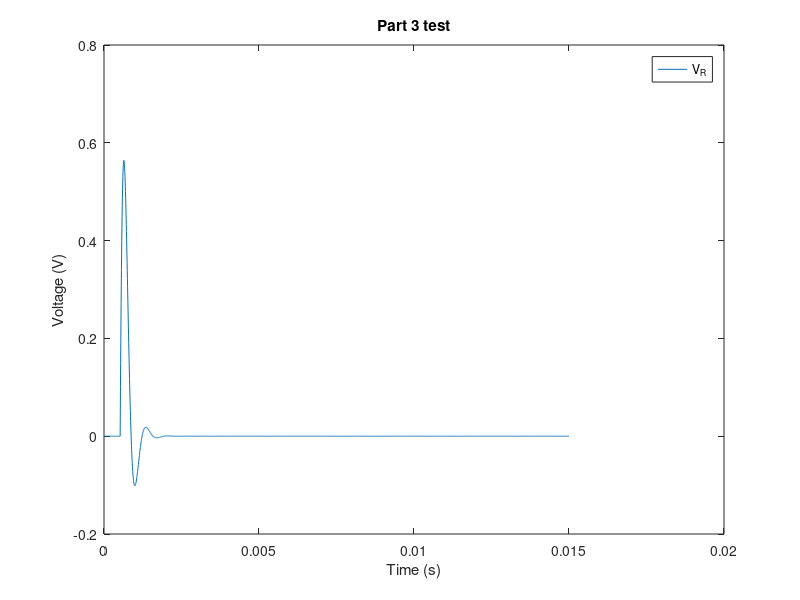

MATLAB code for this plot: (Note: this script raises an error after producing the figure.)
%% Part 3 RLC Circuit Simulation.
R = 100;% Resistance
C = 1e-6;% Capacitance
L = 10e-3;% Inductance
h = 1/(192e3);% time step in seconds
t0= 100*h; %Start Time in seconds 
tf= 0.015; %End Time in seconds
V_in_0 = 1; 
V_C_0 = 0;
I_L_0 = 0;


% Time Series for the circuit elements
t = linspace(0,tf,((tf)/h) +1);
V_in = V_in_0*ones(1,length(t)) ; % input voltage source
V_in(1:t0/h) = 0;
V_C = zeros(1, length(t));
I_L = zeros(1, length(t));
V_C(1,1) = V_C_0;
I_L(1,1) = I_L_0;

%State Vector
x = [V_C; I_L];
u = V_in; 

%Transmission matrix and vector

A = [1 (h/C); (-h/L) (1-(h*R/L))];
B = [0; (h/L)];


%% Model loop

for j = 2:length(t)
    x(:,j) = A*x(:,j-1) + B*u(1, j-1);
end
V_R = R*x(2,:);

%% Plots

figure();
plot(t, V_R);
title('Part 3 test');
legend('V_R');
ylabel('Voltage (V)');
xlabel('Time (s)')

%% Exploring VR out with differnt values of RLC,

% using a decade function found online to generate log scale component test
% values.

R_Values = decade(2,3,0.5);
L_Values = decade(-4, 2,3);
C_Values = decade(-9, -5,3);

% To systematically evaluate the response, we will vary one of the
% parameter values from the decades while keeping the other two constant.

% Varying R with L = 100mH and C = 10nF
V_R_values = zeros(length(R_Values), length(t));
index = 1;
figure();
for i = R_Values
    V_R_values(index,:) = simV_R(i, 100e-3, 10e-9,V_in, t);
    subplot(length(R_Values),1,index);
    plot(t, V_R_values(index,:));
    title("R = "+int2str(i)+" \Omega");
    index = index+1;
end

% From this it can be seen that the flip of oscillation growth to decay starts b/w 500
% \Omega and 550 \Omega. 
%%
% To evaluate that further, evaluating from R = 500 Ohm to 550 Ohm with 10
% Ohm increment.
figure()
R_Values_test = [500 510 520 530 540 550];
index =1;
for i = R_Values_test
    subplot(length(R_Values_test),1,index);
    plot(t, simV_R(i, 100e-3, 10e-9,V_in, t));
    title("R = "+int2str(i)+" \Omega");
    index = index+1;
end

%% Finding relation on L
% Using a similar methodology as above, we will vary L with R = 520 Ohm and
% C = 10 nF


V_L_values = zeros(length(L_Values), length(t));
index = 1;
figure();
L_Values = [0.01 0.05 0.10 0.20 0.50];
for i = L_Values
    V_L_values(index,:) = simV_R(520, i, 10e-9,V_in, t);
    subplot(length(L_Values),1,index);
    plot(t, V_L_values(index,:));
    title("L = "+num2str(i)+" H");
    index = index+1;
end

% Varying L changes the frequency of the oscilation but does not have any
% appretiable affect on the decay or growth of the amplitude. L inversly
% proportional to freq. 


%% Finding relation on C
% Using a similar methodology as above, we will vary C with R = 520 Ohm and
% L = 0.500 H


V_C_values = zeros(length(L_Values), length(t));
index = 1;
figure();
%C_Values = [0.01 0.05 0.10 0.20 0.50];
for i = C_Values
    V_C_values(index,:) = simV_R(520, 0.5, i,V_in, t);
    subplot(length(C_Values),1,index);
    plot(t, V_C_values(index,:));
    title("C = "+num2str(i)+" H");
    index = index+1;
end


% Varying the C value like R changes the amplitude shape, from infinite
% growth to decay, It also changes the frequency higher C corresponding to
% lower freq. Furthemore, a high value of C does not always cause the
% response to decay faster. The decay time gets smaller to a point and then 
% get higher again.

%% Tuning the Circuit Part 3-2.

% Using the relations discovered in the graphs above, we try to get the
% circuit to have a quickly decaying response, sustained response, and
% unstable growing response.

sustained_response = simV_R(521, 100e-2, 10e-9,V_in, t);
decaying_response = simV_R(2000, 100e-2, 10e-9,V_in, t);
growing_response = simV_R(100, 100e-2, 10e-9,V_in, t);

figure();
plot(t,[V_in; sustained_response; decaying_response; growing_response]);
legend('V_in','Sustained R=521\Omega, L = 1 H, C = 10nF','Decaying R=2000\Omega, L = 1 H, C = 10nF','Unstable R=100\Omega, L = 1 H, C = 10nF')
ylabel('Voltage (V)');
xlabel('time (s)');


% Upon playing the signals using soundsc, the higher frequency signals
% sound a note of a higher pitch. The pitch of the sound is inversely
% proportional to the inductor value. 

% The sustained signal had a uniform loudness and played a constant note.
% The growing signal increased in loudness with time.
% The decaying signal decreased in loudness with time. 


% playing the sound using the function
sound_cases = [sustained_response decaying_response growing_response];
for i =1:3
    soundsc(sound_cases(1));
end

%% Part 3-3
% Redefining RLC parameters and overwriting V_in time series. 
R = 100;
L = 100e-3;
C = 0.1e-6;
frequencies = decade(1,4,0.5);
frequency_response = [frequencies' zeros(length(frequencies),1)];
index = 1;
for f = frequencies
    V_in = sin(2*pi*f*t);
    V_out = simV_R(R,L,C,V_in,t);
    ratio = norm(V_out)/norm(V_in);
    frequency_response(index, 2) = ratio;
    index = index +1;
end

% Using a frequency vs ratio plot to see circuit response based on input
% frequency.

figure();
semilogx(frequency_response(:,1), frequency_response(:,2));
title('|V_{out}|/|V_{in}| vs frequency of V_{in}');
ylabel('|V_{out}|/|V_{in}|');
xlabel('Frequency(Hz)');

%%
% play sound, how can I find Fs?
playSound(V_out,1/h);





